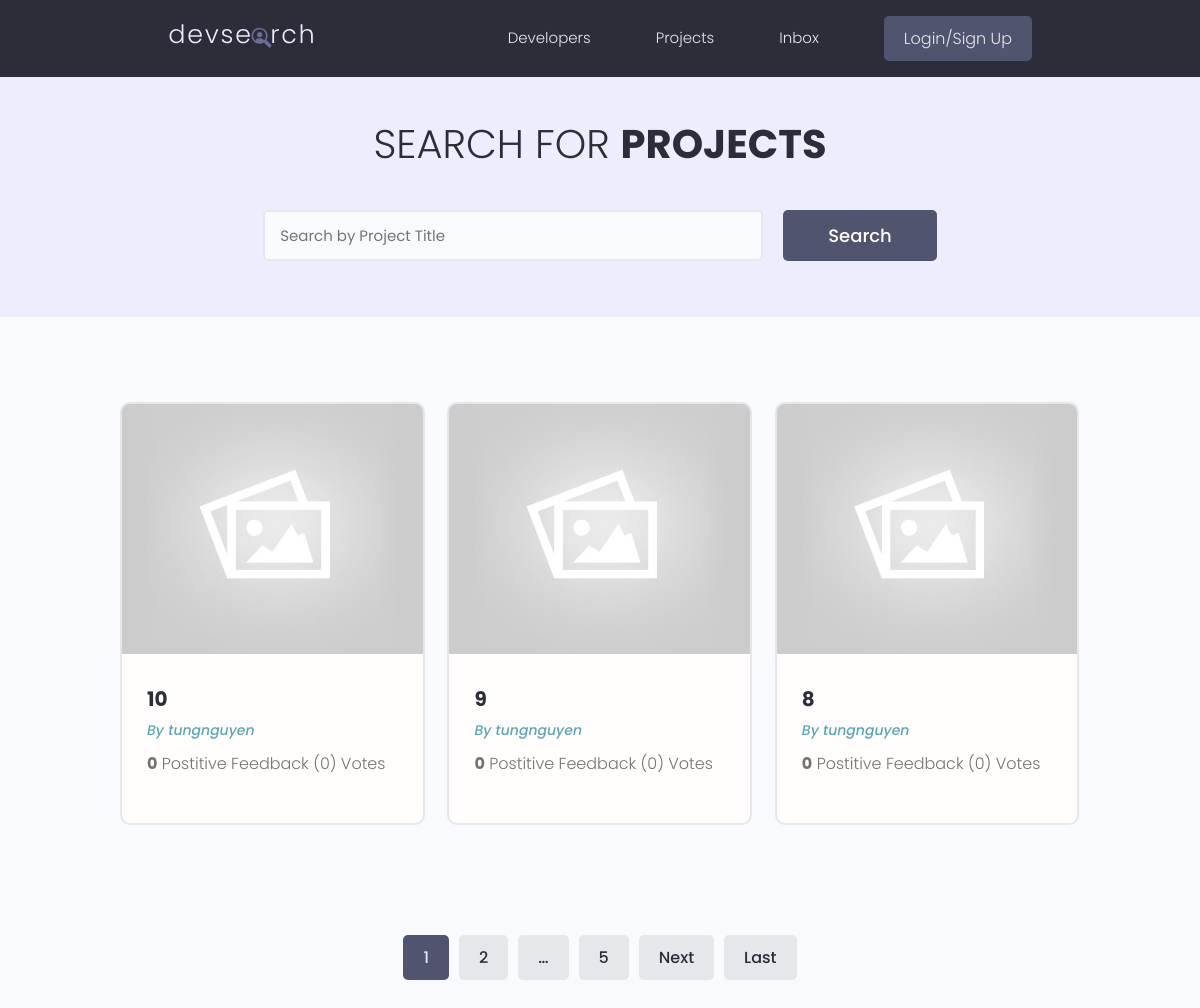
Before: / with the older database file.
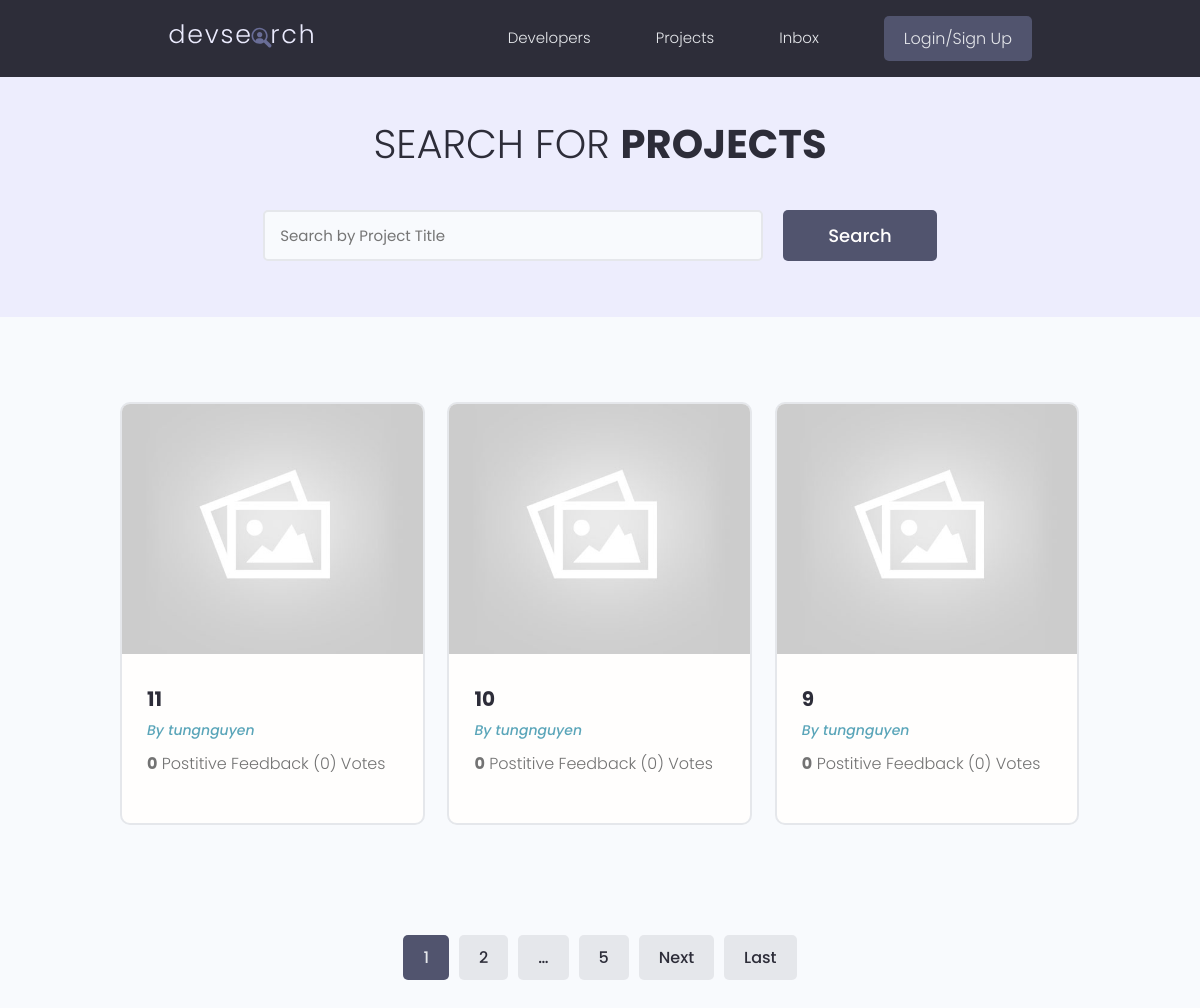
After: the same page with the newer database file.
### projects/models.py (models this page shows, shortened)
class Project(models.Model):
    owner = models.ForeignKey(Profile,null=True , blank=True , on_delete=models.SET_NULL)
    title = models.CharField(max_length=255)
    descriptions= models.TextField(null=True,blank=True)
    feature_image = models.ImageField(null=True, blank=True,
                                      default='default.jpg')
    demo_link = models.CharField(max_length=2000,null=True,blank=True)
    source_link= models.CharField(max_length=2000,null=True,blank=True)
    tags= models.ManyToManyField(Tags, blank=True)
    vote_total = models.IntegerField(default=0, null=True, blank=True)
    vote_ratio = models.IntegerField(default=0, null=True, blank=True)
    created = models.DateTimeField(auto_now_add=True) # generate the time when we created.
    id = models.UUIDField(default=uuid.uuid4, unique=True, primary_key=True, editable=False)
    class Meta:
        ordering = ['-created']
    @property
    def ImgUrl(self):      #another way to get the image.url
        try:
            img = self.feature_image.url
        except:
            img=''
        return img

### users/models.py (models this page shows)
class Profile(models.Model):
    user = models.OneToOneField(User,on_delete=models.CASCADE , null=True, blank= True)
    name = models.CharField(max_length=255, blank=True, null=True)
    email = models.EmailField(max_length=500 , blank=True, null=True)
    username = models.CharField(max_length=255, blank=True, null=True)
    location = models.CharField(max_length=255, blank=True, null=True)
    short_intro = models.CharField(max_length=255, blank=True , null=True)
    bio = models.TextField(blank=True,null=True)
    profile_image = models.ImageField(null=True , blank=True, upload_to='profiles/', default='profiles/user-default.png')
    social_github = models.CharField(max_length=255, blank=True, null=True)
    social_twitter = models.CharField(max_length=255, blank=True, null=True)
    social_linkedin = models.CharField(max_length=255, blank=True, null=True)
    social_youtube = models.CharField(max_length=255, blank=True, null=True)
    social_website = models.CharField(max_length=255, blank=True, null=True)
    created = models.DateTimeField(auto_now_add=True)
    id = models.UUIDField(default=uuid.uuid4, unique=True, primary_key=True, editable=False)
    def __str__(self) -> str:
        return str(self.user.username)

### projects/views.py (the view)
# urls.py: path('',include('projects.urls')),
def projects(request):
    projects,search_query = searchProjects(request)
    projects,paginator=paginationFunction(request,projects,3)
    context = {'projects':projects,'search_query':search_query,'paginator':paginator}
    return render(request,'projects/projects.html',context=context)

### projects/utils.py (called while the page is built)
def paginationFunction(request,projects,result):
    page =request.GET.get('page')
    paginator = Paginator(projects,result)
    try :
        projects = paginator.page(page)
    except PageNotAnInteger:
        page= 1
        projects = paginator.page(page)
    except EmptyPage:
        page = paginator.projects.number()
        projects= paginator.page(page)
    return projects ,paginator

def searchProjects(request):
    search_query = ''
    if request.GET.get('search_query'):
        search_query = request.GET.get('search_query')
    tags= Tags.objects.filter(name__icontains=search_query)
    projects = Project.objects.distinct().filter(
        Q(title__icontains=search_query)|
        Q(descriptions__icontains=search_query)|
        Q(owner__name__icontains=search_query)|
        Q(tags__in=tags)
    )
    return projects,search_query

### projects/templates/projects/projects.html (shortened to what this page needs)
{% extends 'main.html'%}
{% block content%}
  <main class="projects">
   <section class="hero-section text-center">
     <div class="container container--narrow">
       <div class="hero-section__box">
         <h2>Search for <span>Projects</span></h2>
       </div>
       <div class="hero-section__search">
         <form class="form" action="{% url 'projects'%}" method="get">
           <div class="form__field">
             <input class="input input--text" id="formInput#search" type="text" name="search_query"
               placeholder="Search by Project Title" value="{{search_query}}"/>
           </div>
           <input class="btn btn--sub btn--lg" type="submit" value="Search" />
         </form>
       </div>
     </div>
   </section>
   <section class="projectsList">
     <div class="container">
       <div class="grid grid--three">
         {% for project in projects %}
         <div class="column">
           <div class="card project">
             <a href="{% url 'single-project' project.id %}" class="project">
               <img class="project__thumbnail" src="{{project.ImgUrl}}" alt="project thumbnail" />
               <div class="card__body">
                 <h3 class="project__title">{{project.title}}</h3>
                 <p><a class="project__author" href="{% url 'user-profile' project.id %}">By {{project.owner}}</a></p>
                 <p class="project--rating">
                   <span style="font-weight: bold;">{{project.vote_ratio}}</span> Postitive
                   Feedback ({{project.vote_total}}) Vote{{project.vote_total|pluralize:"s"}}
                 </p>
               </div>
             </a>
           </div>
         </div>
         {%endfor%}
       </div>
     </div>
   </section>
  {% include 'paginator.html' with queryset=projects %}
 </main>
{% endblock content %}

### templates/main.html (shortened to what this page needs)
{% load static %}
<!DOCTYPE html>
<html lang="en">
<head>
   <link rel="stylesheet" href="https://cdnjs.cloudflare.com/ajax/libs/font-awesome/4.7.0/css/font-awesome.min.css">
   <link rel="stylesheet" href="{% static 'uikit/styles/uikit.css' %}" />
    <link rel="stylesheet" href="{% static 'css/app.css' %}"/>
</head>
<body>
    {% include 'navbar.html'%}
    {% block content%}
    {% endblock content %}
</body>
</html>

### templates/navbar.html (shortened to what this page needs)
{% load static %}
 <header class="header">
    <div class="container container--narrow">
      <a href="/" class="header__logo">
        <img src="{% static 'images/logo.svg' %}" alt="DevSearch Logo" />
      </a>
      <nav class="header__nav">
        <ul class="header__menu">
          <li class="header__menuItem"><a href="{% url 'profile' %}">Developers</a></li>
          <li class="header__menuItem"><a href="{% url 'projects' %}">Projects</a></li>
          <li class="header__menuItem"><a href="inbox.html">Inbox</a></li>
          {% if request.user.is_authenticated %}
          <li class="header__menuItem"><a href="{% url 'user'%}">Account</a></li>
          <li> <p style="color: whitesmoke;">Hello {{request.user.username}}</p></li>
          <li class="header__menuItem"><a href="{% url 'logout'%}" class="btn btn--sub">Logout</a></li>
          {% else %}
          <li class="header__menuItem"><a href="{% url 'login'%}" class="btn btn--sub">Login/Sign Up</a></li>
          {% endif %}
        </ul>
      </nav>
    </div>
  </header>

### templates/paginator.html (shortened to what this page needs)
<div class="pagination">
    {% if queryset.has_other_pages %}
    <ul class="contianer">
        {% for page in queryset.paginator.page_range%}
        {% if queryset.number == page %}
        <li> <a href="?page={{page}}" class="btn page-link btn--sub">{{page}}</a></li>
        {% elif page > queryset.number|add:'-2' and page < queryset.number|add:'2' %}
        <li> <a href="?page={{page}}" class="btn page-link">{{page}}</a></li>
        {%endif%}
        {%endfor%}
        {% if queryset.paginator.num_pages > queryset.number|add:'2'%}
        <li> <a href="?page= {{queryset.number|add:'-2'}}" class="btn page-link">&hellip;</a></li>
        <li> <a href="?page={{queryset.paginator.num_pages}}" class="btn page-link">{{queryset.paginator.num_pages}}</a></li>
        {% endif%}
        {% if queryset.has_next %}
        <li> <a href="?page={{queryset.next_page_number}}" class="btn page-link">Next</a></li>
        <li> <a href="?page={{queryset.paginator.num_pages}}" class="btn page-link">Last</a></li>
        {% endif %}
    {% endif%}
  </ul>
 </div>

### static/css/app.css (style rules this page uses)
:root { --color-sub: #2d2d39; }
.btn--sub { background-color: var(--color-sub-light); }
.card { border: 2px solid var(--color-light); }
img { width: 100%; }
.header { position: sticky; z-index: 111; background-color: var(--color-sub); padding: 1.5rem 0; }
.header > .container { display: flex; justify-content: space-between; align-items: center; }
.header__logo > img { height: 3.8rem; }
.header__nav > ul { display: inline-flex; align-items: center; list-style: none; gap: 6.5rem; }
.header__menuItem > a { color: var(--color-light); font-weight: 300; }
.hero-section { height: 40vh; display: flex; align-items: center; background-color: var(--color-sub); }
.hero-section__box { margin-bottom: 4rem; }
.hero-section__box > h2, .hero-section__box > h2 > span { font-size: 4rem; color: var(--color-light); line-height: 1.3; text-transform: uppercase; }
.hero-section__box > h2 { font-weight: 300; }
.hero-section__box > h2 > span { font-weight: 700; }
.hero-section__search > .form { display: flex; align-items: center; justify-content: center; gap: 2rem; }
.hero-section__search > .form input.input--text { width: 50rem; }
.pagination { margin-top: 8rem; margin-bottom: 10rem; }
.pagination > ul { flex-wrap: wrap; list-style: none; display: flex; align-items: center; justify-content: center; gap: 1rem; }
.pagination .btn { color: var(--color-sub); }
.pagination .btn.btn--sub { color: var(--color-light); }
.project__author { font-size: 1.4rem; font-style: italic; }
.project--rating { margin-bottom: 1.6em; margin-top: .5em; }
.projects > .hero-section { background: var(--color-sub-lighter); height: 30vh; }
.projects .hero-section__box { margin-bottom: 2.5rem; }
.projects .hero-section__box > h2 { color: var(--color-sub); }
.projects .hero-section__box > h2 > span { font-weight: 700; color: var(--color-sub); }
.projectsList { margin-top: 8rem; }
.project__thumbnail { height: 25rem; object-fit: cover; object-position: top center; }
.project__title { font-size: 2rem; font-weight: 700; color: var(--color-sub); }

### static/uikit/styles/modules/_variables.css (style rules this page uses)
:root { --color-main: #5aa5b9; --color-main-light: #e6faff; --color-sub: #3f4156; --color-sub-light: #51546e; --color-sub-lighter: #ededfd; --color-text: #737373; --color-gray: #8b8b8b; --color-light: #e5e7eb; --color-light-gray: #767676; --color-bg: #f8fafd; --color-white: #fffefd; --color-white-light: #f3f3f3; --color-success: #359e64; --color-success-bg: #def8e8; --color-error: #fc4b0b; --color-error-bg: #fff2ee; --font-base: 'Poppins', arial, helvetica, 'Segoe UI', roboto, ubuntu, sans-serif; --font-monospace: 'Fira Code', 'Courier New', courier, monospace; --font-regular: 300; --font-medium: 500; --font-bold: 700; --generic-shadow: 1px 1px 5px #00000010; --generic-transition: all 0.3s ease-in-out; }

### static/uikit/styles/modules/_base.css (style rules this page uses)
* { margin: 0; padding: 0; box-sizing: border-box; text-rendering: optimizeLegibility; color: inherit; font-size: inherit; }
html { font-size: 50%; }
@media only screen and (min-width: 480px) { html { font-size: 56.25%; } }
@media only screen and (min-width: 1200px) { html { font-size: 62.5%; } }
body { line-height: 1.6; font-weight: 400; font-size: 1.5rem; color: var(--color-text); background-color: var(--color-bg); min-height: 100vh; }

### static/uikit/styles/modules/_typography.css (style rules this page uses)
* { font-family: var(--font-base); }
h2 { font-size: 3.6rem; font-weight: var(--font-bold); }
h3 { font-size: 3.2rem; font-weight: var(--font-medium); }
p, span, strong { font-size: 1.6rem; color: var(--color-text); font-weight: var(--font-regular); }
a { padding-bottom: 2px; text-decoration: none; display: inline-block; color: var(--color-main); font-weight: var(--font-medium); }

### static/uikit/styles/modules/_utilities.css (style rules this page uses)
.container { width: 92%; max-width: 165rem; margin: 0 auto; box-sizing: border-box; }
.container--narrow { width: 92%; max-width: 120rem; }
@media screen and (min-width: 1000px) { .container { width: 90%; } }
@media screen and (min-width: 1000px) { .container--narrow { width: 85%; } }
@media screen and (min-width: 1200px) { .container { width: 80%; } }
@media screen and (min-width: 1200px) { .container--narrow { width: 72%; } }
.text-center { text-align: center; }

### static/uikit/styles/modules/_card.css (style rules this page uses)
.card { border-radius: 1rem; background-color: var(--color-white); border: 1.5px solid var(--color-light); width: auto; height: auto; margin-top: 0.5rem; margin-bottom: 0.5rem; overflow: hidden; }
.card__body, .card__header { padding: 2rem 2.5rem; }

Changed rows visible on the page:
no longer on this page (row unchanged): Project: ImgUrl (placeholder picture), title "8", owner "tungnguyen", vote_ratio "0", vote_total "0"
added Project: ImgUrl (placeholder picture), title "11", owner "tungnguyen", vote_ratio "0", vote_total "0"
